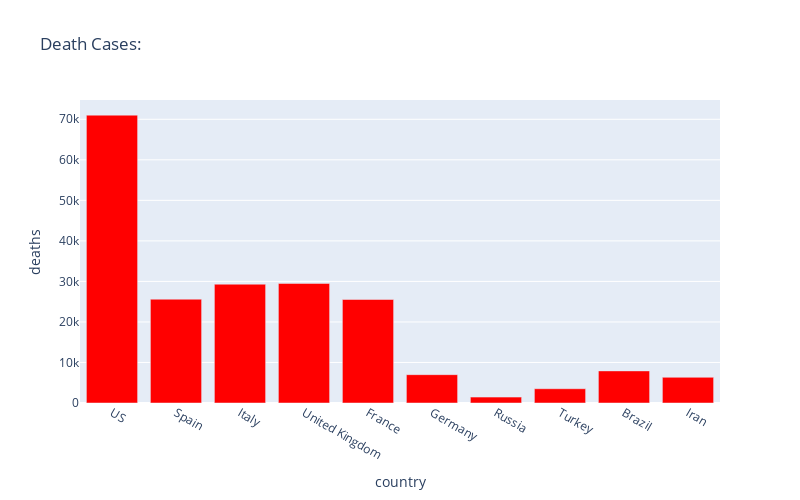

The cell this chart's notebook holds for it:
### Code cell
px.bar(
    sorted_country.head(10),
    x = "country",
    y = "deaths",
    title= "Death Cases:", # the axis names
    color_discrete_sequence=["red"], 
    height=500,
    width=800
)

### Figure 1 — Plotly figure (JSON) as saved in the notebook; plotly's stock layout.template omitted (floating-point values rounded to 4 significant figures)
{"data": [{"alignmentgroup": "True", "hovertemplate": "country=%{x}<br>deaths=%{y}<extra></extra>", "legendgroup": "", "marker": {"color": "red"}, "name": "", "offsetgroup": "", "orientation": "v", "showlegend": false, "textposition": "auto", "type": "bar", "x": ["US", "Spain", "Italy", "United Kingdom", "France", "Germany", "Russia", "Turkey", "Brazil", "Iran"], "xaxis": "x", "y": [71022, 25613, 29315, 29502, 25537, 6993, 1451, 3520, 7921, 6340], "yaxis": "y"}], "layout": {"barmode": "relative", "height": 500, "legend": {"tracegroupgap": 0}, "title": {"text": "Death Cases:"}, "width": 800, "xaxis": {"anchor": "y", "domain": [0, 1], "title": {"text": "country"}}, "yaxis": {"anchor": "x", "domain": [0, 1], "title": {"text": "deaths"}}}}
